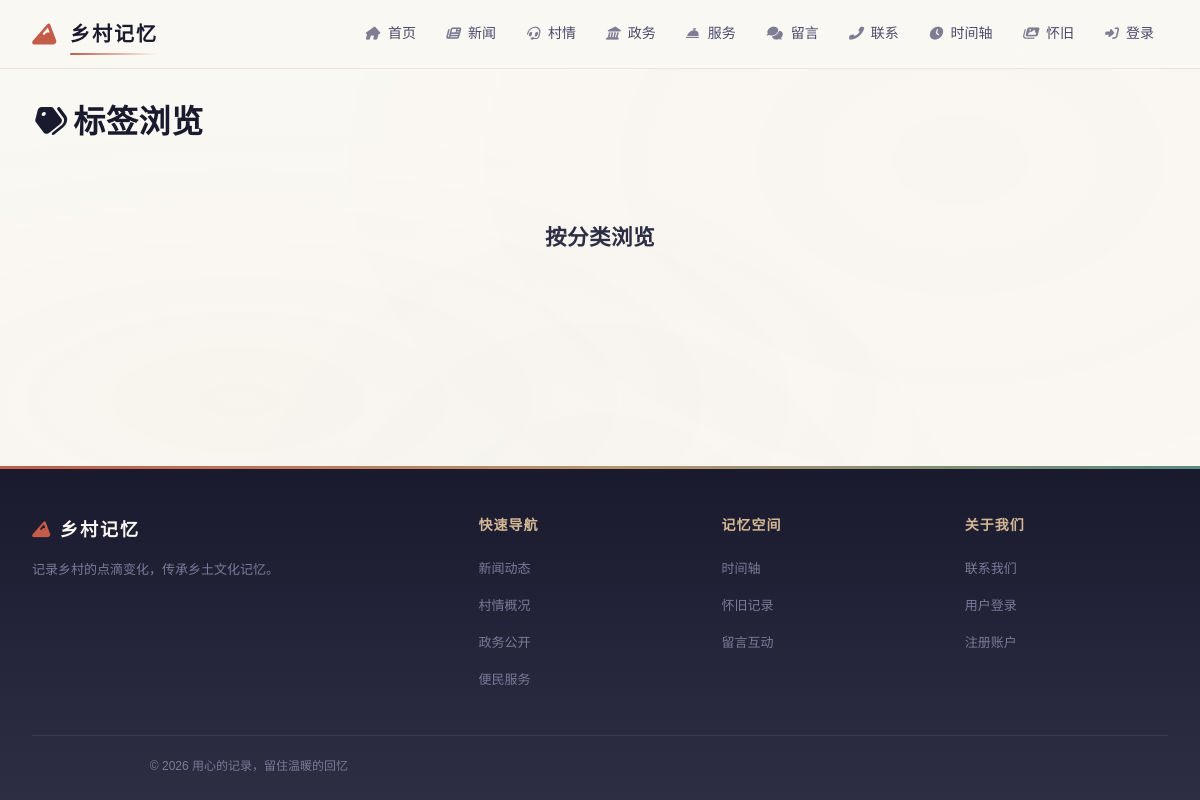
The app's page /people, older data.
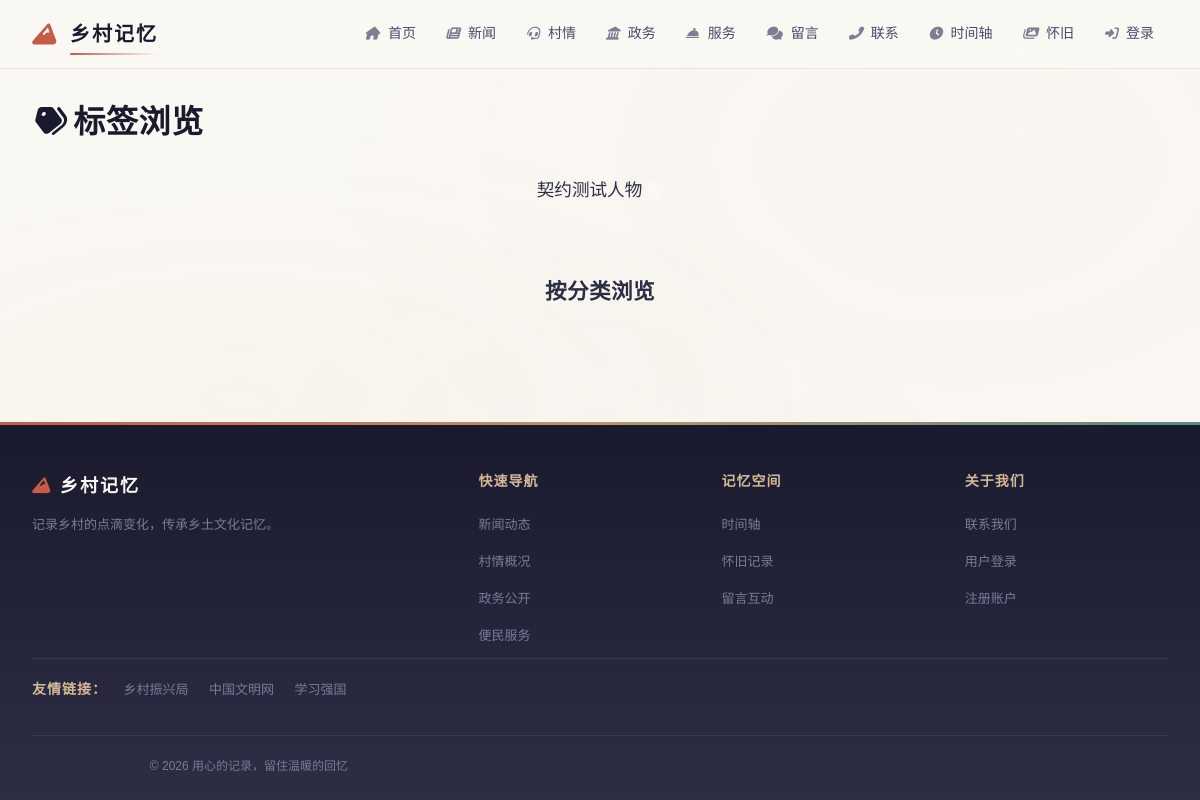
The same page, newer data.
### models.py (models this page shows)
class People(db.Model):
    __tablename__ = "people"
    id = db.Column(db.Integer, primary_key=True)
    name = db.Column(db.String(100), nullable=False)
    relation = db.Column(db.String(100))
    photo_url = db.Column(db.String(500))
    bio = db.Column(db.Text)
    birth_year = db.Column(db.Integer)
    created_at = db.Column(db.DateTime, default=datetime.utcnow)

class FriendLink(db.Model):
    __tablename__ = "friend_links"
    id = db.Column(db.Integer, primary_key=True)
    name = db.Column(db.String(100), nullable=False)  # 链接名称
    url = db.Column(db.String(255), default="")  # 跳转地址
    logo_url = db.Column(db.String(255), default="")  # 站点图标（可选）
    description = db.Column(db.Text, default="")  # 备注
    sort_order = db.Column(db.Integer, default=0)  # 排序
    is_active = db.Column(db.Boolean, default=True)  # 是否展示
    created_at = db.Column(db.DateTime, default=datetime.utcnow)

### routes/memories.py (the view)
@memories_bp.route("/people")
def people_page():
    people = People.query.order_by(People.name).all()
    return render_template("tags.html", tags=people, page_mode="people")

### models.py (called while the page is built)
    @classmethod
    def get(cls):
        try:
            row = cls.query.first()
        except Exception:
            row = None
        if row is None:
            row = cls(id=1, **cls.default_values())
        return row

    @property
    def nav_items(self):
        try:
            items = json.loads(self.nav_menu) if self.nav_menu else []
        except (json.JSONDecodeError, TypeError):
            items = []
        if not isinstance(items, list):
            items = []
        items = [i for i in items if i.get("is_active", True)]
        items.sort(key=lambda x: x.get("sort_order", 0))
        return items

    @property
    def footer_link_groups(self):
        try:
            groups = json.loads(self.footer_links) if self.footer_links else []
        except (json.JSONDecodeError, TypeError):
            groups = []
        return groups if isinstance(groups, list) else []

### templates/tags.html (shortened to what this page needs)
{% extends "base.html" %}
{% block content %}
<h2 class="section-title"><i class="fas fa-tags"></i> 标签浏览</h2>
<div class="tag-cloud">
    {% for tag in tags %}
    <a href="/memories?tag={{ tag.name }}" class="tag-badge">
        {{ tag.name }}
        <span class="tag-count">{{ tag.memory_count }}</span>
    </a>
    {% endfor %}
</div>
<div style="margin-top:40px;">
    <h3 style="color:var(--primary);text-align:center;">按分类浏览</h3>
    {% set categories = {'person': '人物', 'place': '地方', 'event': '事件', 'emotion': '情感', 'general': '其他'} %}
</div>
{% endblock %}

### templates/base.html (shortened to what this page needs)
<!doctype html>
<html lang="zh-CN">
  <head>
    <link
      rel="stylesheet"
      href="{{ url_for('static', filename='font-awesome/css/all.min.css') }}"
    />
    <link rel="stylesheet" href="/static/css/style.css" />
  </head>
  <body class="{% if request.path.startswith('/admin') %}is-admin{% endif %}">
    <header class="site-header">
      <div class="header-inner">
        <a href="/" class="logo-area">
          {% if site_config and site_config.logo_url %}
          <img src="{{ site_config.logo_url }}" alt="{{ site_config.logo_name or 'logo' }}" style="height: 28px; border-radius: 6px;" />
          {% else %}
          <i class="{{ site_config.logo_icon if site_config and site_config.logo_icon else 'fas fa-mountain' }}"></i>
          <span>{{ site_config.logo_name if site_config and site_config.logo_name else '乡村记忆' }}</span>
          {% endif %}
        </a>
        <ul class="nav-links" id="navLinks">
          {% if site_config %}
          {% for item in site_config.nav_items %}
          <li>
            <a href="{{ item.url }}"><i class="{{ item.icon or 'fas fa-circle' }}"></i> {{ item.label }}</a>
          </li>
          {% endfor %}
          {% endif %}
          {% if session['user'] %}
          <li>
            <a href="/logout"><i class="fas fa-sign-out-alt"></i> 退出</a>
          </li>
          {% else %}
          <li>
            <a href="/login"><i class="fas fa-sign-in-alt"></i> 登录</a>
          </li>
          {% endif %}
        </ul>
      </div>
    </header>
    <main class="container">
       {% block content %}{% endblock %}
    </main>
    <footer>
      <div class="footer-inner">
        <div>
          <div class="footer-brand">
            {% if site_config and site_config.logo_icon %}<i class="{{ site_config.logo_icon }}" style="margin-right: 8px; color: var(--cinnabar)"></i>{% endif %}{{ site_config.footer_brand if site_config and site_config.footer_brand else '乡村记忆' }}
          </div>
          <p class="footer-desc">
            {{ site_config.footer_about if site_config and site_config.footer_about else '记录乡村的点滴变化，传承乡土文化记忆。<br />让每一份乡愁都有处安放，让每一个故事都被铭记。' }}
          </p>
        </div>
        {% for group in (site_config.footer_link_groups if site_config else []) %}
        <div>
          <div class="footer-title">{{ group.title }}</div>
          <ul class="footer-links">
            {% for link in group.links %}
            <li><a href="{{ link.url }}">{{ link.label }}</a></li>
            {% endfor %}
          </ul>
        </div>
        {% endfor %}
      </div>
      {% if friend_links %}
      <div class="footer-friends" style="border-top: 1px solid rgba(255, 255, 255, 0.08); padding-top: 16px; margin-bottom: 8px;">
        <span class="footer-title" style="margin-right: 12px;">友情链接：</span>
        {% for fl in friend_links %}
        <a href="{{ fl.url }}" target="_blank" rel="noopener noreferrer" style="margin-right: 16px; color: var(--ink-muted); font-size: 13px;">{{ fl.name }}</a>
        {% endfor %}
      </div>
      {% endif %}
      <div class="footer-bottom">
        <p>&copy; {{ now.year }} {{ site_config.footer_copyright if site_config and site_config.footer_copyright else '乡村记忆系统 | 用心的记录，留住温暖的回忆' }}</p>
      </div>
    </footer>
  </body>
</html>

Row changes from the older to the newer data that the page shows:
added People: name "契约测试人物"
added FriendLink: name "乡村振兴局"
added FriendLink: name "中国文明网"
added FriendLink: name "学习强国"
Text that changed along with them:
text now shown: "友情链接："
